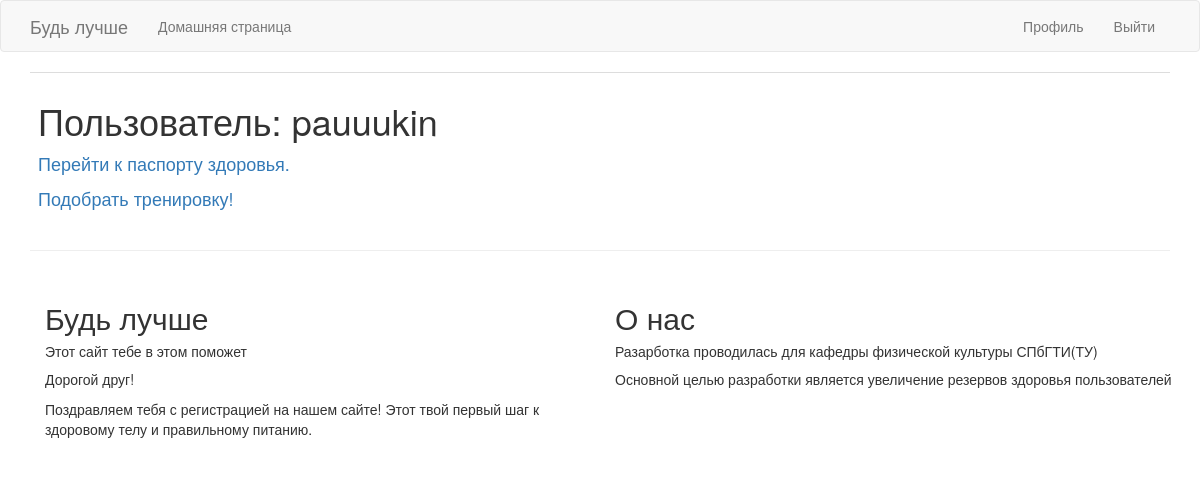
Before: /user/pauuukin (signed in) with the older database file.
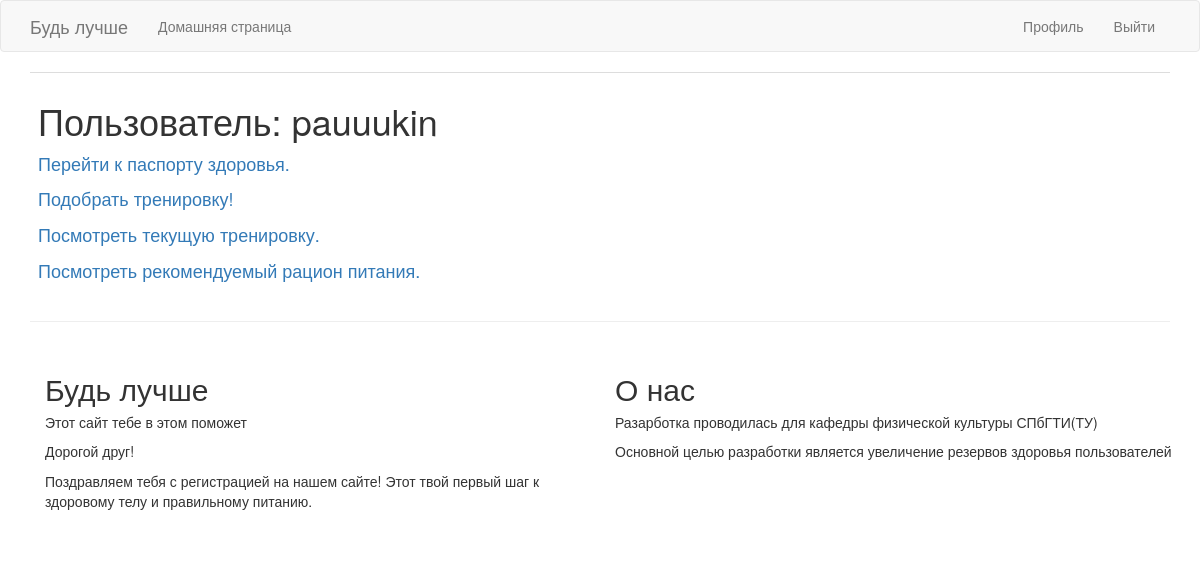
After: the same page with the newer database file.
### app/routes.py (the view)
@app.route('/user/<username>')  # username - как динамический компонент URL-адреса
@login_required
def user(username):
    user = User.query.filter_by(username=username).first_or_404()
    return render_template('user.html', user=user)

### app/models.py (called while the page is built)
@login.user_loader
def load_user(id):
    return User.query.get(int(id))

### app/routes.py (called while the page is built)
@app.before_request
def before_request():
    if current_user.is_authenticated:
        current_user.last_seen = datetime.utcnow()
        db.session.commit()

### app/templates/user.html
{% extends "base.html" %}
{% import 'bootstrap/wtf.html' as wtf %}
{% block app_content %}
    <table class="table table-hover">
        <tr>
            <td>
                <h1>Пользователь: {{ user.username }}</h1>
                {% if user == current_user %}
                <font size="+1"> <p><a href="{{ url_for('pasport') }}">Перейти к паспорту здоровья.</a></p>
                <p><a href="{{ url_for('select_training') }}">Подобрать тренировку!</a></p></font>
                {%if current_user.active_training == 1%}
                 <font size="+1">
                <p><a href="{{ url_for('training_user') }}">Посмотреть текущую тренировку.</a></p>
                <p><a href="{{ url_for('recipe') }}">Посмотреть рекомендуемый рацион питания.</a></p>
                 </font>
                     {% endif %}
                {% endif %}
            </td>
        </tr>
    </table>
    <hr>
    <div class="container" style="margin-top:30px">
  <div class="row">
    <div class="col-sm-6">
      <h2>Будь лучше</h2>
      <h5>Этот сайт тебе в этом поможет</h5>
      <p>Дорогой друг!</p>
      <p>Поздравляем тебя с регистрацией на нашем сайте! Этот твой первый шаг к здоровому телу и правильному питанию.</p>
      <br>
  </div>
      <h2>О нас</h2>
      <h5>Разарботка проводилась для кафедры физической культуры СПбГТИ(ТУ)</h5>
      <p>Основной целью разработки является увеличение резервов здоровья пользователей</p>
      <br>
  </div>
</div>
{% endblock %}

Changed rows visible on the page:
changed User "pauuukin": active_training 0 → 1 (drawn)
Other visible differences:
text now shown: "Посмотреть текущую тренировку. Посмотреть рекомендуемый рацион питания."
